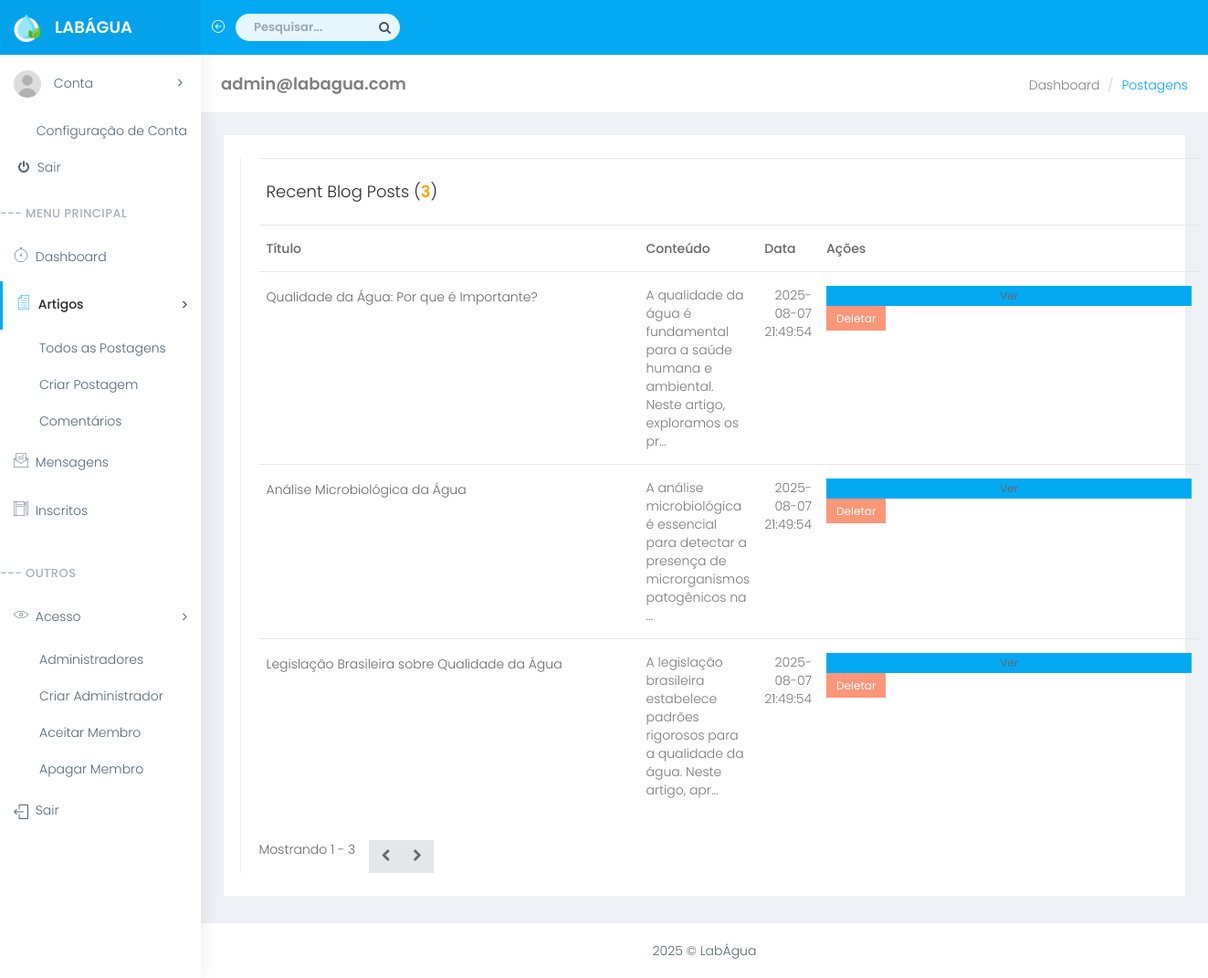
Screenshot of /admin/posts.php (signed in) with the database file from the repository.
### tables this page shows
CREATE TABLE IF NOT EXISTS posts (
    id INT AUTO_INCREMENT PRIMARY KEY,
    title VARCHAR(255) NOT NULL,
    content LONGTEXT NOT NULL,
    author VARCHAR(100) NOT NULL,
    date DATETIME DEFAULT CURRENT_TIMESTAMP,
    status ENUM('published', 'draft', 'archived') DEFAULT 'published',
    featured_image VARCHAR(255) NULL,
    excerpt TEXT NULL,
    slug VARCHAR(255) NULL,
    meta_description TEXT NULL,
    views INT DEFAULT 0,
    created_at TIMESTAMP DEFAULT CURRENT_TIMESTAMP,
    updated_at TIMESTAMP DEFAULT CURRENT_TIMESTAMP ON UPDATE CURRENT_TIMESTAMP,
    INDEX idx_status (status),
    INDEX idx_date (date),
    INDEX idx_slug (slug)
);

### security.php (called while the page is built, shortened)
<?php
function sanitizeOutput($data) {
    return htmlspecialchars($data, ENT_QUOTES, 'UTF-8');
}
?>

### admin/posts.php (the view, shortened to what this page needs)
<?php
    require_once "../security.php";
    require_once "functions/db.php";
    $email = sanitizeOutput($_SESSION['email']);
    $sql = 'SELECT * FROM posts';
    $query = mysqli_query($connection, $sql);
?>
<!DOCTYPE html>
<html lang="en">
<head>
    <link href="bootstrap/dist/css/bootstrap.min.css" rel="stylesheet">
    <link href="../plugins/bower_components/bootstrap-extension/css/bootstrap-extension.css" rel="stylesheet">
    <link href="../plugins/bower_components/sidebar-nav/dist/sidebar-nav.min.css" rel="stylesheet">
    <link href="../plugins/bower_components/morrisjs/morris.css" rel="stylesheet">
    <link href="css/animate.css" rel="stylesheet">
    <link href="css/style.css" rel="stylesheet">
    <link href="css/colors/blue.css" id="theme" rel="stylesheet">
</head>
<body>
    <div id="wrapper">
        <nav class="navbar navbar-default navbar-static-top m-b-0">
            <div class="navbar-header"> <a class="navbar-toggle hidden-sm hidden-md hidden-lg " href="javascript:void(0)" data-toggle="collapse" data-target=".navbar-collapse"><i class="ti-menu"></i></a>
                 <div class="top-left-part"><a class="logo" href="index.php"><b><img src="../images/agua.png" style="width: 30px; height: 30px;" alt="home" /></b><span class="hidden-xs"><b>LabÁgua</b></span></a></div>
                <ul class="nav navbar-top-links navbar-left hidden-xs">
                    <li><a href="javascript:void(0)" class="open-close hidden-xs waves-effect waves-light"><i class="icon-arrow-left-circle ti-menu"></i></a></li>
                    <li>
                        <form role="search" class="app-search hidden-xs">
                            <input type="text" placeholder="Pesquisar..." class="form-control"> <a href=""><i class="fa fa-search"></i></a> </form>
                    </li>
                </ul>
                <ul class="nav navbar-top-links navbar-right pull-right">
                    <li class="right-side-toggle"> <a class="waves-effect waves-light" href="javascript:void(0)"><i class="ti-settings"></i></a></li>
                </ul>
            </div>
        </nav>
        <div class="navbar-default sidebar" role="navigation">
            <div class="sidebar-nav navbar-collapse slimscrollsidebar">
                <ul class="nav" id="side-menu">
                    <li class="user-pro">
                         <a href="#" class="waves-effect"><img src="../plugins/images/user.jpg" alt="user-img" class="img-circle"> <span class="hide-menu"> Conta<span class="fa arrow"></span></span>
                        </a>
                        <ul class="nav nav-second-level">
                            <li><a href="settings.php"><i class="ti-settings"></i> Configuração de Conta</a></li>
                            <li><a href="login.php"><i class="fa fa-power-off"></i> Sair</a></li>
                        </ul>
                    </li>
                    <li class="nav-small-cap m-t-10">--- Menu Principal</li>
                    <li> <a href="index.php" class="waves-effect"><i class="linea-icon linea-basic fa-fw" data-icon="v"></i> <span class="hide-menu"> Dashboard </a>
                    </li>
                   <li> <a href="#" class="waves-effect active"><i data-icon="&#xe00b;" class="linea-icon linea-basic fa-fw"></i> <span class="hide-menu">Artigos<span class="fa arrow"></span></span></a>
                       <ul class="nav nav-second-level">
                            <li><a href="posts.php">Todos as Postagens</a></li>
                            <li><a href="new-post.php">Criar Postagem</a></li>
                            <li><a href="comments.php" class="waves-effect">Comentários</a>
                            </li>
                        </ul>
                    </li>
                   <li><a href="inbox.php" class="waves-effect"><i data-icon=")" class="linea-icon linea-basic fa-fw"></i> <span class="hide-menu">Mensagens</span></a>
                    </li>
                    <li><a href="subscribers.php" class="waves-effect"><i data-icon="n" class="linea-icon linea-basic fa-fw"></i> <span class="hide-menu">Inscritos</span></a>
                    </li>
                     <li class="nav-small-cap">--- Outros</li>
                    <li> <a href="#" class="waves-effect"><i data-icon="H" class="linea-icon linea-basic fa-fw"></i> <span class="hide-menu">Acesso<span class="fa arrow"></span></span></a>
                        <ul class="nav nav-second-level">
                        <li><a href="users.php">Administradores</a></li>
              <li><a href="new-user.php">Criar Administrador</a></li>
              <li><a href="member.php">Aceitar Membro</a></li>
              <li><a href="del-member.php">Apagar Membro</a></li>
                        </ul>
                    </li>
                    <li><a href="login.php" class="waves-effect"><i class="icon-logout fa-fw"></i> <span class="hide-menu">Sair</span></a></li>
                </ul>
            </div>
        </div>
        <div id="page-wrapper">
            <div class="container-fluid">
                <div class="row bg-title">
                    <div class="col-lg-3 col-md-4 col-sm-4 col-xs-12">
                        <h4 class="page-title"><?php echo $email;?></h4> </div>
                    <div class="col-lg-9 col-sm-8 col-md-8 col-xs-12">
                        <ol class="breadcrumb">
                            <li><a href="index.php">Dashboard</a></li>
                            <li class="active">Postagens</li>
                        </ol>
                    </div>
                </div>
                <div class="row">
                    <div class="col-md-12">
                        <div class="white-box">
                            <div class="row">
                                <div class="col-lg-12 col-md-9 col-sm-12 col-xs-12 mail_listing">
                                    <div class="inbox-center">
                                        <table class="table table-hover">
                                            <thead>
                                                <tr>
                                                    <th colspan="4">
                                                        <h4>Recent Blog Posts (<b style="color: orange;"><?php echo mysqli_num_rows($query);?></b>)</h4>
                                                    </th>
                                                </tr>
                                                <tr>
                                                    <th>Título</th>
                                                    <th>Conteúdo</th>
                                                    <th>Data</th>
                                                    <th>Ações</th>
                                                </tr>
                                            </thead>
                                            <tbody>
                                             <?php
                                                while ($row = mysqli_fetch_array($query))
                                                {
                                              echo
                                              '<tr>
                                                    <td><a href="post-details.php?id='.$row["id"].'">'.$row["title"].'</a></td>
                                                    <td class="max-texts">'.substr(strip_tags($row["content"]), 0, 100).'...</td>
                                                    <td class="text-right">'.$row["date"].'</td>
                                                    <td>
                                                        <a href="post-details.php?id='.$row["id"].'" class="btn btn-info btn-sm">Ver</a>
                                                        <button type="button" class="btn btn-danger btn-sm" data-toggle="modal" data-target="#deleteModal'.$row["id"].'">Deletar</button>
                                                    </td>
                                                </tr>
                                                <div id="deleteModal'.$row["id"].'" class="modal fade" tabindex="-1" role="dialog">
                                                                <p>Você tem certeza que deseja deletar a postagem "<strong>'.$row["title"].'</strong>"?</p>
                                                                    <input type="hidden" name="id" value="'.$row["id"].'">
                                                </div>
                                                ';
                                                }
                                                ?>
                                            </tbody>
                                        </table>
                                    </div>
                                    <div class="row">
                                        <div class="col-xs-7 m-t-20"> Mostrando 1 - <?php echo mysqli_num_rows($query);?> </div>
                                        <div class="col-xs-5 m-t-20">
                                            <div class="btn-group pull-right">
                                                <button type="button" class="btn btn-default waves-effect"><i class="fa fa-chevron-left"></i></button>
                                                <button type="button" class="btn btn-default waves-effect"><i class="fa fa-chevron-right"></i></button>
                                            </div>
                                        </div>
                                    </div>
                                </div>
                            </div>
                        </div>
                    </div>
                </div>
            </div>
            <footer class="footer text-center"> 2025 &copy; LabÁgua </footer>
        </div>
    </div>
</body>
</html>

### admin/css/colors/blue.css (style rules this page uses)
body { background: #fff; }
.top-left-part { background: rgba(0, 0, 0, 0.04); }
.navbar-header { background: #03a9f3; }
.navbar-top-links > li > a { color: #ffffff; }
.bg-title .breadcrumb .active { color: #03a9f3; }
.sidebar { background: #fff; box-shadow: 1px 0px 20px rgba(0, 0, 0, 0.08); }
#side-menu li a { color: #54667a; }
#side-menu li a { color: #54667a; border-left: 0px solid #fff; }
#side-menu > li > a.active { border-left: 3px solid #03a9f3; color: #2b2b2b; font-weight: 500; }
#side-menu > li > a.active i { color: #03a9f3; }

### rows the page displays
posts: title "Qualidade da Água: Por que é Importante?", content "A qualidade da água é fundamental para a saúde humana e ambiental. Neste artigo, exploramos os pr", date "2025-08-07 21:49:54"
posts: title "Análise Microbiológica da Água", content "A análise microbiológica é essencial para detectar a presença de microrganismos patogênicos na", date "2025-08-07 21:49:54"
posts: title "Legislação Brasileira sobre Qualidade da Água", content "A legislação brasileira estabelece padrões rigorosos para a qualidade da água. Neste artigo, apr", date "2025-08-07 21:49:54"

### other values shown
$email "admin@labagua.com"
mysqli_num_rows($query) "3"
